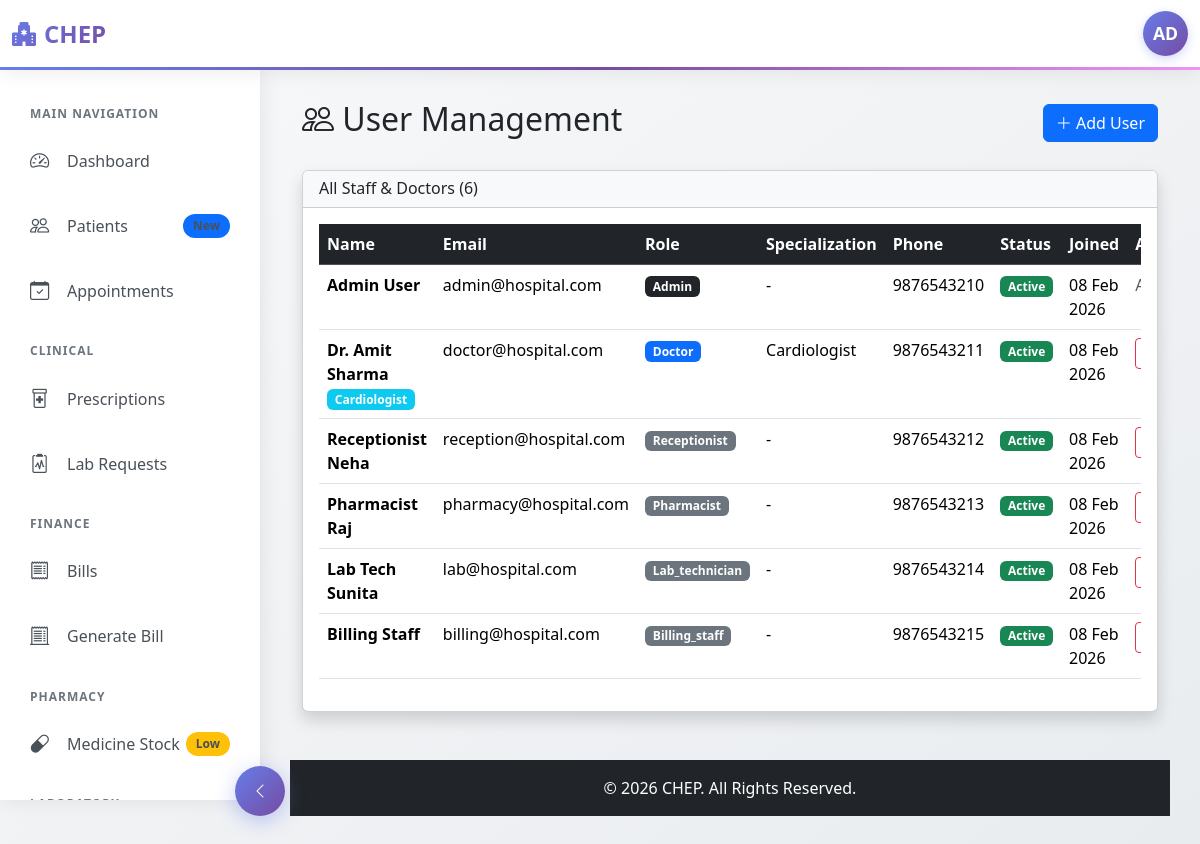
The page /admin/users.php (signed in) on the database its author committed.
### tables this page shows
CREATE TABLE users (
    id INT UNSIGNED PRIMARY KEY AUTO_INCREMENT,
    name VARCHAR(100) NOT NULL,
    email VARCHAR(150) UNIQUE NOT NULL,
    password VARCHAR(255) NOT NULL,
    role ENUM('admin', 'doctor', 'receptionist', 'pharmacist', 'lab_technician', 'billing_staff') NOT NULL,
    specialization VARCHAR(100) DEFAULT NULL,
    phone VARCHAR(15),
    status ENUM('active', 'inactive') DEFAULT 'active',
    created_at TIMESTAMP DEFAULT CURRENT_TIMESTAMP,
    last_login TIMESTAMP NULL
);

### admin/users.php (the view, shortened to what this page needs)
<?php
require_once '../config.php';
require_once '../includes/header.php';
$users = $conn->query("SELECT * FROM users ORDER BY created_at DESC");
?>
<div class="container-fluid">
    <div class="d-flex justify-content-between align-items-center mb-4">
        <h2><i class="bi bi-people"></i> User Management</h2>
        <button class="btn btn-primary" data-bs-toggle="modal" data-bs-target="#addUserModal">
            <i class="bi bi-plus-lg"></i> Add User
        </button>
    </div>
    <div class="card shadow">
        <div class="card-header bg-light">
            <h6 class="mb-0">All Staff & Doctors (<?php echo $users->num_rows; ?>)</h6>
        </div>
        <div class="card-body">
            <div class="table-responsive">
                <table class="table table-hover">
                    <thead class="table-dark">
                        <tr>
                            <th>Name</th>
                            <th>Email</th>
                            <th>Role</th>
                            <th>Specialization</th>
                            <th>Phone</th>
                            <th>Status</th>
                            <th>Joined</th>
                            <th>Actions</th>
                        </tr>
                    </thead>
                    <tbody>
                        <?php while($user = $users->fetch_assoc()): ?>
                        <tr>
                            <td>
                                <div>
                                    <strong><?php echo htmlspecialchars($user['name']); ?></strong>
                                    <?php if ($user['role'] == 'doctor'): ?>
                                        <span class="badge bg-info"><?php echo htmlspecialchars($user['specialization']); ?></span>
                                    <?php endif; ?>
                                </div>
                            </td>
                            <td><?php echo htmlspecialchars($user['email']); ?></td>
                            <td>
                                <span class="badge bg-<?php
                                    echo $user['role'] == 'admin' ? 'dark' :
                                         ($user['role'] == 'doctor' ? 'primary' : 'secondary');
                                ?>">
                                    <?php echo ucfirst($user['role']); ?>
                                </span>
                            </td>
                            <td><?php echo htmlspecialchars($user['specialization'] ?: '-'); ?></td>
                            <td><?php echo htmlspecialchars($user['phone'] ?: '-'); ?></td>
                            <td>
                                <span class="badge bg-<?php echo $user['status'] == 'active' ? 'success' : 'secondary'; ?>">
                                    <?php echo ucfirst($user['status']); ?>
                                </span>
                            </td>
                            <td><?php echo date('d M Y', strtotime($user['created_at'])); ?></td>
                            <td>
                                <?php if ($user['role'] != 'admin'): ?>
                                <form method="POST" class="d-inline" onsubmit="return confirm('Delete this user?')">
                                    <button type="submit" name="delete_user" class="btn btn-sm btn-outline-danger">
                                    </button>
                                </form>
                                <?php else: ?>
                                    <span class="text-muted">Admin</span>
                                <?php endif; ?>
                            </td>
                        </tr>
                        <?php endwhile; ?>
                    </tbody>
                </table>
            </div>
        </div>
    </div>
</div>
<?php require_once '../includes/footer.php'; ?>

### includes/header.php (style rules this page uses)
:root { --primary-gradient: linear-gradient(135deg, #667eea 0%, #764ba2 100%); --sidebar-width: 260px; --navbar-height: 70px; }
* { margin: 0; padding: 0; box-sizing: border-box; }
body { background: linear-gradient(to bottom right, #f8f9fa 0%, #e9ecef 100%); font-family: 'Segoe UI', Tahoma, Geneva, Verdana, sans-serif; overflow-x: hidden; }

### rows shown on the page
users: name "Admin User", email "admin@hospital.com", role "Admin", specialization "-", phone "9876543210", status "Active", created_at "08 Feb 2026"
users: name "Dr. Amit Sharma", specialization "Cardiologist", email "doctor@hospital.com", role "Doctor", phone "9876543211", status "Active", created_at "08 Feb 2026"
users: name "Receptionist Neha", email "reception@hospital.com", role "Receptionist", specialization "-", phone "9876543212", status "Active", created_at "08 Feb 2026"
users: name "Pharmacist Raj", email "pharmacy@hospital.com", role "Pharmacist", specialization "-", phone "9876543213", status "Active", created_at "08 Feb 2026"
users: name "Lab Tech Sunita", email "lab@hospital.com", role "Lab_technician", specialization "-", phone "9876543214", status "Active", created_at "08 Feb 2026"
users: name "Billing Staff", email "billing@hospital.com", role "Billing_staff", specialization "-", phone "9876543215", status "Active", created_at "08 Feb 2026"

### other values the page prints
substr($user_name, 0, 2) "AD"
$users->num_rows "6"
